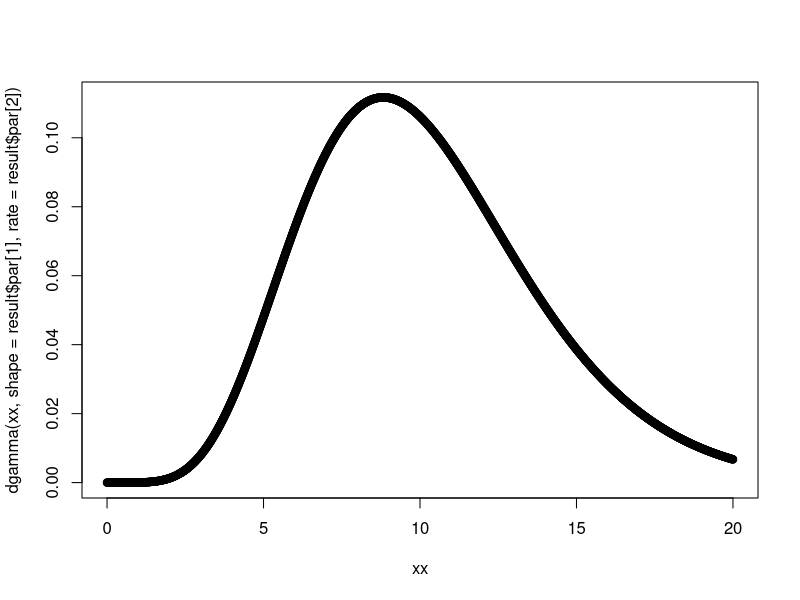
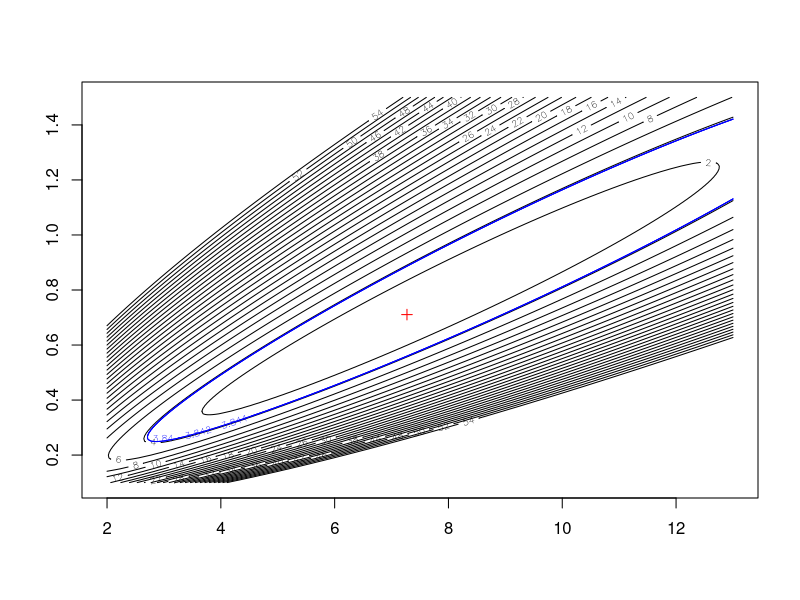

Generate these figures, in order, with R: (Note: this script raises an error after producing the figures.)
boot_time <-
  c(14.87, 7.13, 6.46, 6.45, 9.41, 8.21, 11.18, 14.28, 6.36, 17.98)
ll_function <- function(x, alpha, beta) {
  return(sum(dgamma(
    x,
    shape = alpha,
    rate = beta,
    log = TRUE
  )))
}
get_ll_vec_function_closure <- function(obs_boot_time){
  return(Vectorize(function(alpha,beta){ll_function(obs_boot_time,alpha,beta)}))
}
result <- optim(
  par = c(0.15, 0.1),
  method = 'BFGS',
  fn = function(params) {
    -ll_function(x = boot_time,
                 alpha = params[1],
                 beta = params[2])
  }
)
#boot_time <- sample(boot_time,500,replace = TRUE)
print(result)
#hist(boot_time,freq = FALSE,nclass = 5)
xx <- seq(0, 20, 0.01)
plot(xx, dgamma(xx, shape = result$par[1], rate = result$par[2]))

mu_hat <- result$par[1] / result$par[2]
#(a)  alpha/beta and mean are the same
print(mu_hat)
print(mean(boot_time))
########

#the esitimates for alpha and beta I found are the same as the fitdistr ones
result_MASS <- MASS::fitdistr(x = boot_time, densfun = 'gamma')
print(result_MASS$estimate)
print(result$par)
###########################
#(b)maybe this plot is useless
confidence <- 0.95
threshold <- qchisq(confidence, df = 1)
logLtheta_hat <-
  ll_function(boot_time, alpha = result$par[1], beta = result$par[2])

print(logLtheta_hat)
x <- seq(2.0,13,0.01)
y <- seq(0.1,1.5,0.01)
z <- outer(x,y,FUN = get_ll_vec_function_closure(boot_time))
z <- -2*(z-logLtheta_hat)
contour(x,y,z,nlevels = 25,zlim =c(0,threshold+50))
contour(x,y,z,nlevels = 1,zlim =c(threshold-0.001,threshold+0.001),add = TRUE,col = 'blue')
points(result$par[1],result$par[2],col='red', pch = 3 )

#(b) using wald test
confidence <- 0.95
#sigma_hat_sq <- mean((boot_time-mean(boot_time))^2)
n <- length(boot_time)
se_hat <- sqrt(sigma_hat_sq/n)
#print(se_hat)
z_quantile <- qnorm(1-(1-confidence)/2)
print(sigma_hat_sq)
left_CI <- mu_hat - z_quantile*se_hat
right_CI <- mu_hat + z_quantile*se_hat
print(sprintf("wald CI for mu_hat=%f ,[%f,%f]",mu_hat,left_CI,right_CI))
#(c)
print('probability that boot takes more than 30s')
print(1 - pgamma(
  q = 30,
  shape = result$par[1],
  rate = result$par[2]
))
